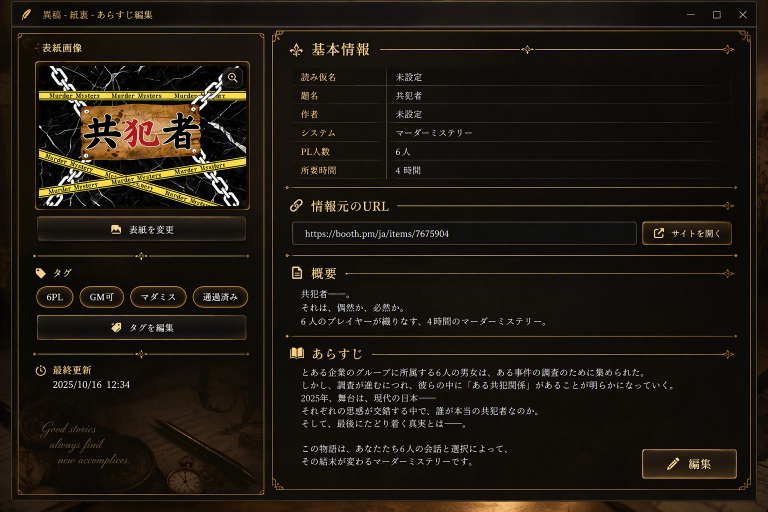
#> input picture resources/archive_images/Designer.png, 1536 x 1024 px, found by its file name (shown at 1/2 size)
$ python make_clean_bg.py
#> lines starting #> are read from the running program, lines starting #| are printed output that depends on the picture
import os
import math
from PIL import Image, ImageDraw, ImageFilter, ImageEnhance

src_img = Image.open("Designer.png")
#> src_img is the input picture: PIL image 1536x1024 RGBA; mean R, G, B, A 31, 25.1, 17.2, 255
# クリーンなアート部分 (x: 52〜520, y: 795〜985)
clean_art = src_img.crop((52, 795, 520, 985))
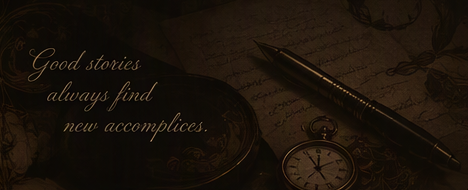
#> clean_art: PIL image 468x190 RGBA; mean R, G, B, A 27.2, 18.7, 10.5, 255

# キャンバス解像度 (1920 x 1080)
W, H = 1920, 1080
canvas = Image.new("RGBA", (W, H), (20, 16, 13, 255))
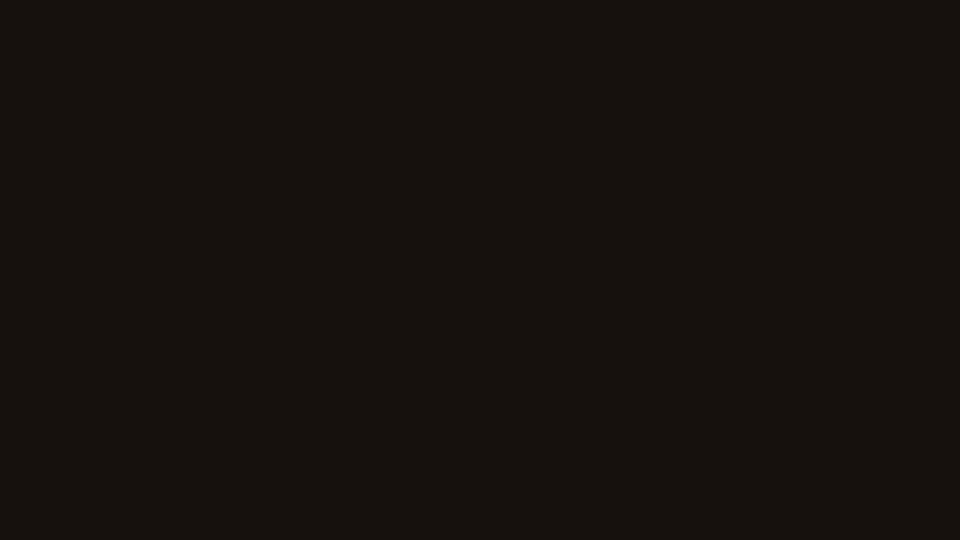
#> canvas: PIL image 1920x1080 RGBA (shown at 1/2 size); mean R, G, B, A 20, 16, 13, 255

# clean_art を拡大 (幅 1400, 高さ 540 程度)
target_w = 1400
target_h = int(clean_art.height * (target_w / clean_art.width))
#> target_h = 568
art_scaled = clean_art.resize((target_w, target_h), Image.Resampling.LANCZOS)

# 左下の懐中時計・羽ペン・カリグラフィが、ウィンドウ内で一番美しく見える高さに配置
# 底辺から少し上に浮かせることで、下部バーに隠れずサイドバーと書架の奥にしっかり広がる
paste_y = H - target_h - 40
#> paste_y = 472
canvas.paste(art_scaled, (0, paste_y))
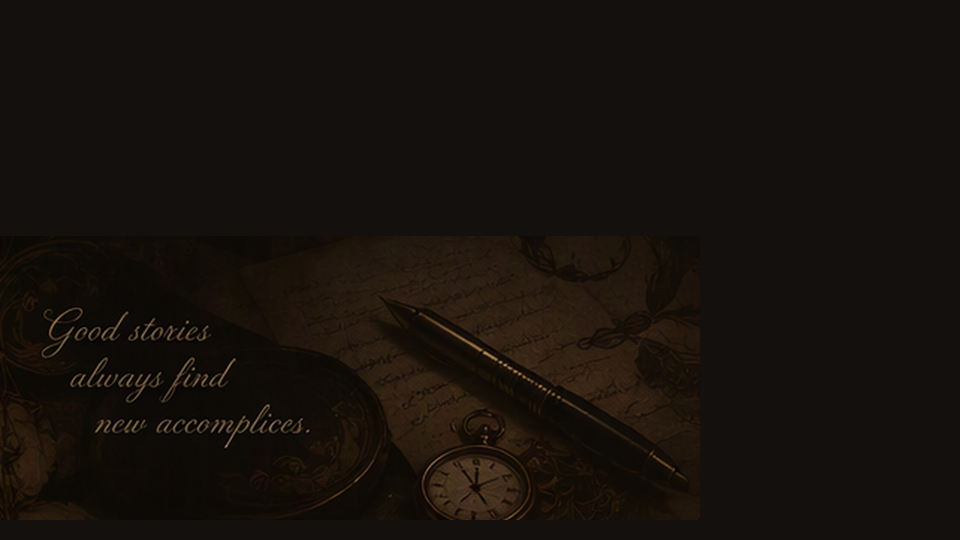
#> canvas: PIL image 1920x1080 RGBA (shown at 1/2 size); mean R, G, B, A 22.8, 17, 12, 255

# 右上へ向けて滑らかにブレンドするためのマスク
mask = Image.new("L", (W, H), 0)
#> mask: PIL image 1920x1080 L; every value is 0
mdraw = ImageDraw.Draw(mask)
for y in range(H):
    for x in range(W):
        dist = math.sqrt((x * 0.85)**2 + ((H - y) * 1.0)**2)
        val = int(max(0, min(255, 255 - (dist / 1600) * 255)))
        mdraw.point((x, y), val)

mask = mask.filter(ImageFilter.GaussianBlur(35))
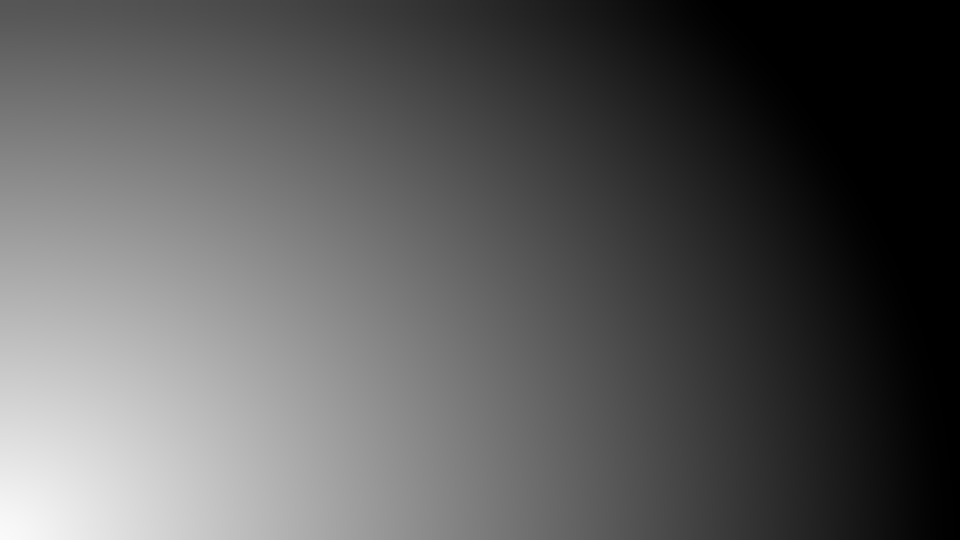
#> mask: PIL image 1920x1080 L (shown at 1/2 size); min 0, max 250, mean 88.8

# ベースとなる黒檀・アンティークウッド
wood_base = Image.new("RGBA", (W, H), (18, 14, 11, 255))
blended = Image.composite(canvas, wood_base, mask)

# ビネット（周辺減光）
vignette = Image.new("L", (W, H), 0)
vdraw = ImageDraw.Draw(vignette)
cx, cy = W // 2, H // 2
max_r = math.sqrt(cx**2 + cy**2)
for y in range(0, H, 8):
    for x in range(0, W, 8):
        dist = math.sqrt((x - cx)**2 + (y - cy)**2)
        val = int(min(255, (dist / max_r) * 100))
        vdraw.rectangle([x, y, x + 8, y + 8], fill=val)
vignette = vignette.filter(ImageFilter.GaussianBlur(40))
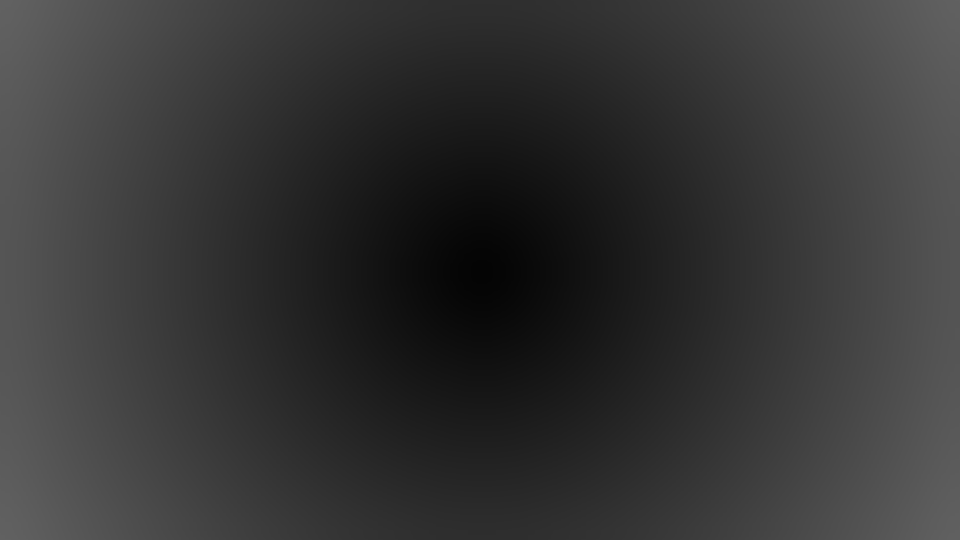
#> vignette: PIL image 1920x1080 L (shown at 1/2 size); min 4, max 97, mean 52.8

dark_tone = Image.new("RGBA", (W, H), (12, 9, 8, 255))
final_bg = Image.composite(dark_tone, blended, vignette)

# コントラストと明度調整（ディテールをはっきり出す）
enhancer = ImageEnhance.Brightness(final_bg)
final_bg = enhancer.enhance(1.08)

out_path = r"M:\Tool\Cover_extractor\gui_qt\assets\window_bg.png"
final_bg.save(out_path, format="PNG")
print("Successfully generated balanced window background:", out_path)

$ run again, with resources/archive_images/sample_murdermystery.png copied over resources/archive_images/Designer.png
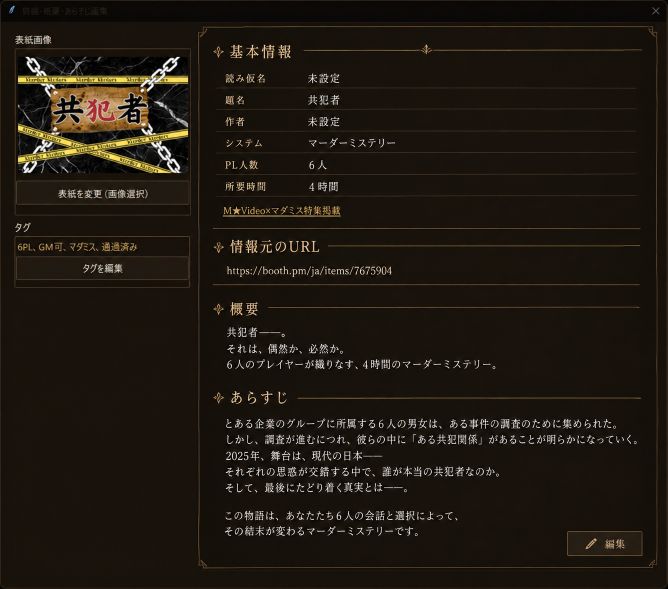
#> input picture resources/archive_images/sample_murdermystery.png, 1335 x 1178 px, found by its file name (shown at 1/2 size)
#> src_img is the input picture: PIL image 1335x1178 RGB; mean R, G, B 31, 24.8, 16.9
#> `clean_art = src_img.crop((52, 795, 520, 985))`:
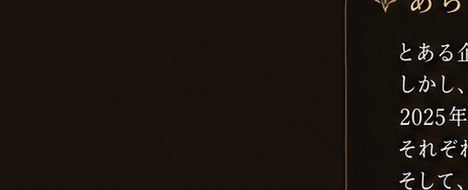
#> clean_art: PIL image 468x190 RGB; mean R, G, B 27, 21.1, 14.4

$ run again, with resources/archive_images/Gemini_Generated_Image_mkvhi1mkvhi1mkvh.jpg saved as resources/archive_images/Designer.png
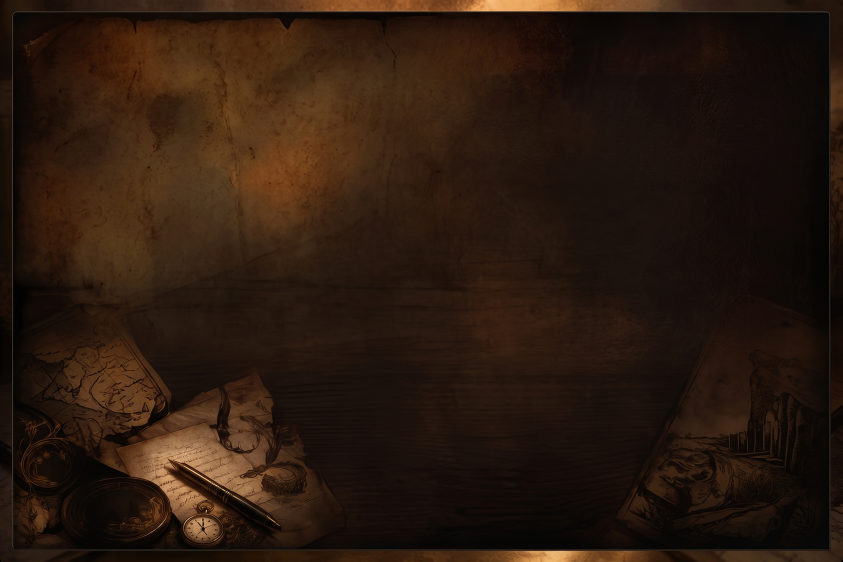
#> input picture resources/archive_images/Gemini_Generated_Image_mkvhi1mkvhi1mkvh.jpg, 2528 x 1686 px, found by its file name (shown at 1/3 size)
#> src_img is the input picture: PIL image 2528x1686 RGB; mean R, G, B 42.9, 26, 15.1
#> `clean_art = src_img.crop((52, 795, 520, 985))`:
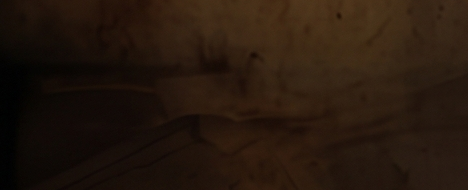
#> clean_art: PIL image 468x190 RGB; mean R, G, B 38.3, 24, 13.4
#> `canvas.paste(art_scaled, (0, paste_y))`:
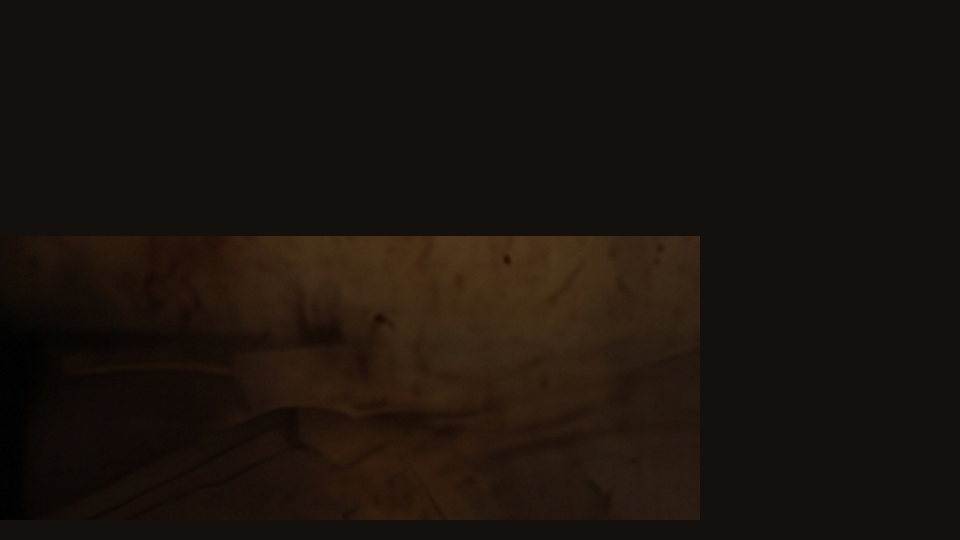
#> canvas: PIL image 1920x1080 RGBA (shown at 1/2 size); mean R, G, B, A 27, 19.1, 13.1, 255
